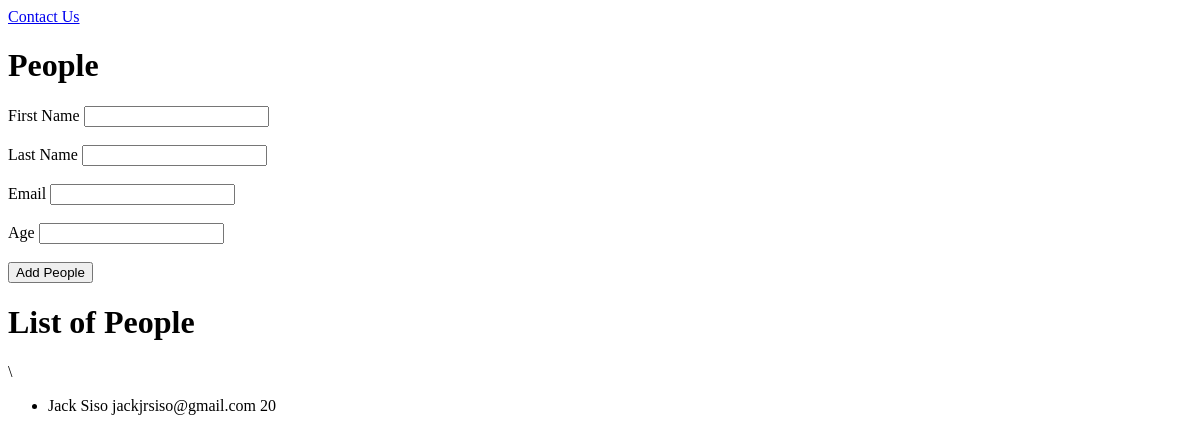
Before: / with the older database file.
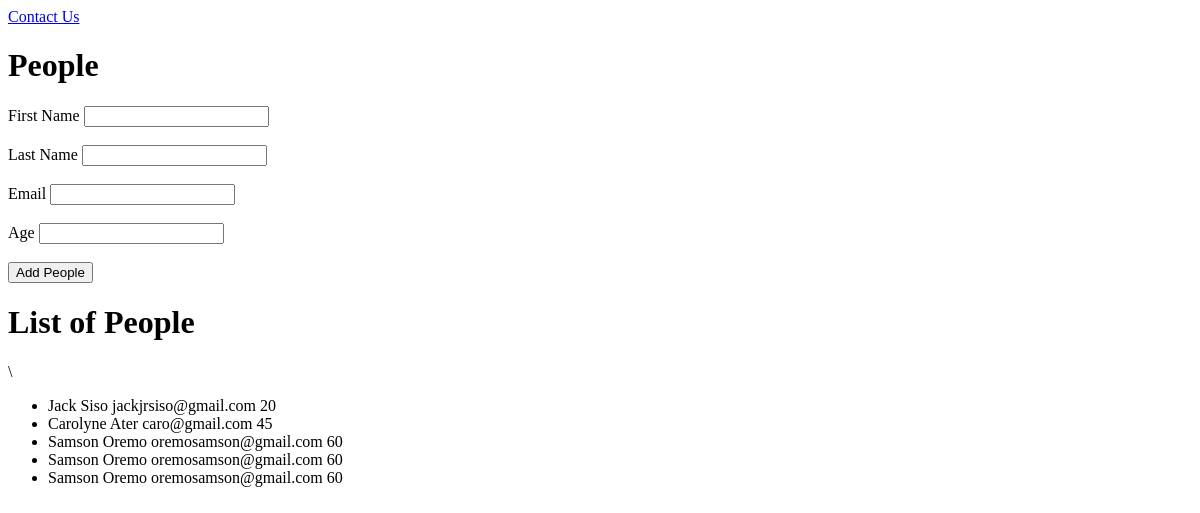
After: the same page with the newer database file.
### myapp/models.py (models this page shows, shortened)
class People(models.Model):
    first_name= models.CharField(max_length=50)
    last_name= models.CharField(max_length=50)
    email= models.EmailField()
    age= models.IntegerField(null= True, blank=True)

### myapp/views.py (the view, shortened to what this page needs)
# urls.py: path('', views.index, name= 'home' ),
def index(request):
    people= People.objects.all()
    return render(request, 'index.html', {'people':people})

### myapp/templates/index.html (shortened to what this page needs)
<!doctype html>
<html lang="en">
<head>
</head>
<body>
<a href="{% url 'contact' %}">Contact Us</a>
<h1>People</h1>
<form action=""method="post">
    <label for="first_name">First Name</label>
    <input type="text"id="first_name"name="first_name"><br><br>
    <label for="last_name">Last Name</label>
    <input type="text"id="last_name"name="last_name"><br><br>
    <label for="email">Email</label>
    <input type="text"id="email"name="email"><br><br>
    <label for="age">Age</label>
    <input type="text" id="age" name="age"><br><br>
    <button type="submit">Add People</button>
</form>
<h1>List of People</h1>\
<ul>
    {% for person in people %}
        <li>{{ person.first_name }}  {{ person.last_name }}  {{ person.email }} {{ person.age }}</li>
    {% endfor %}
</ul>
</body>
</html>

Changed rows visible on the page:
added People: first_name "Carolyne", last_name "Ater", email "caro@gmail.com", age "45"
added People: first_name "Samson", last_name "Oremo", email "oremosamson@gmail.com", age "60"
added People: first_name "Samson", last_name "Oremo", email "oremosamson@gmail.com", age "60"
added People: first_name "Samson", last_name "Oremo", email "oremosamson@gmail.com", age "60"
